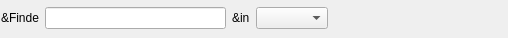
<?xml version="1.0" encoding="UTF-8"?>
<ui version="4.0">
 <class>DisplayFilter</class>
 <widget class="QWidget" name="DisplayFilter">
  <property name="geometry">
   <rect>
    <x>0</x>
    <y>0</y>
    <width>508</width>
    <height>38</height>
   </rect>
  </property>
  <property name="windowTitle">
   <string>Form</string>
  </property>
  <layout class="QGridLayout" name="gridLayout">
   <property name="leftMargin">
    <number>1</number>
   </property>
   <property name="topMargin">
    <number>0</number>
   </property>
   <property name="rightMargin">
    <number>0</number>
   </property>
   <property name="bottomMargin">
    <number>2</number>
   </property>
   <item row="0" column="0">
    <widget class="QLabel" name="label">
     <property name="text">
      <string>&amp;Finde</string>
     </property>
    </widget>
   </item>
   <item row="0" column="1">
    <widget class="QLineEdit" name="leFilter">
     <property name="maximumSize">
      <size>
       <width>250</width>
       <height>16777215</height>
      </size>
     </property>
     <property name="toolTip">
      <string>Suchtext</string>
     </property>
     <property name="maxLength">
      <number>100</number>
     </property>
    </widget>
   </item>
   <item row="0" column="3">
    <widget class="QComboBox" name="cbColumn"/>
   </item>
   <item row="0" column="4">
    <spacer name="horizontalSpacer">
     <property name="orientation">
      <enum>Qt::Horizontal</enum>
     </property>
     <property name="sizeHint" stdset="0">
      <size>
       <width>40</width>
       <height>20</height>
      </size>
     </property>
    </spacer>
   </item>
   <item row="0" column="2">
    <widget class="QLabel" name="label_2">
     <property name="text">
      <string>&amp;in</string>
     </property>
    </widget>
   </item>
  </layout>
 </widget>
 <tabstops>
  <tabstop>leFilter</tabstop>
  <tabstop>cbColumn</tabstop>
 </tabstops>
 <resources/>
 <connections/>
</ui>
